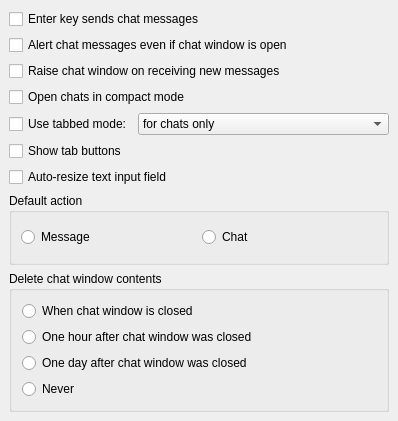
<ui version="4.0" >
 <class>OptChat</class>
 <widget class="QWidget" name="OptChat" >
  <property name="geometry" >
   <rect>
    <x>0</x>
    <y>0</y>
    <width>346</width>
    <height>421</height>
   </rect>
  </property>
  <property name="windowTitle" >
   <string>OptChatUI</string>
  </property>
  <layout class="QVBoxLayout" >
   <property name="margin" >
    <number>9</number>
   </property>
   <property name="spacing" >
    <number>6</number>
   </property>
   <item>
    <widget class="QCheckBox" name="ck_chatSoftReturn" >
     <property name="text" >
      <string>Enter key sends chat messages</string>
     </property>
    </widget>
   </item>
   <item>
    <widget class="QCheckBox" name="ck_alertOpenChats" >
     <property name="text" >
      <string>Alert chat messages even if chat window is open</string>
     </property>
    </widget>
   </item>
   <item>
    <widget class="QCheckBox" name="ck_raiseChatWindow" >
     <property name="text" >
      <string>Raise chat window on receiving new messages</string>
     </property>
    </widget>
   </item>
   <item>
    <widget class="QCheckBox" name="ck_smallChats" >
     <property name="text" >
      <string>Open chats in compact mode</string>
     </property>
    </widget>
   </item>
   <item>
    <layout class="QHBoxLayout" >
     <property name="margin" >
      <number>0</number>
     </property>
     <property name="spacing" >
      <number>6</number>
     </property>
     <item>
      <widget class="QCheckBox" name="ck_tabChats" >
       <property name="sizePolicy" >
        <sizepolicy>
         <hsizetype>0</hsizetype>
         <vsizetype>0</vsizetype>
         <horstretch>0</horstretch>
         <verstretch>0</verstretch>
        </sizepolicy>
       </property>
       <property name="text" >
        <string>Use tabbed mode:</string>
       </property>
      </widget>
     </item>
     <item>
      <widget class="QComboBox" name="cb_tabGrouping" >
       <item>
        <property name="text" >
         <string>for chats only</string>
        </property>
       </item>
       <item>
        <property name="text" >
         <string>for mucs only</string>
        </property>
       </item>
       <item>
        <property name="text" >
         <string>for chats and mucs separately</string>
        </property>
       </item>
       <item>
        <property name="text" >
         <string>for mucs and chats in one window</string>
        </property>
       </item>
	   <item>
		<property name="text" >
		 <string>for mucs, chats and roster in one window</string>
		</property>
	   </item>
       <item>
        <property name="text" >
         <string>[customized]</string>
        </property>
       </item>
      </widget>
     </item>
     <item>
      <spacer>
       <property name="orientation" >
        <enum>Qt::Horizontal</enum>
       </property>
       <property name="sizeHint" >
        <size>
         <width>0</width>
         <height>0</height>
        </size>
       </property>
      </spacer>
     </item>
    </layout>
   </item>
   <item>
    <widget class="QCheckBox" name="ck_showTabButtons" >
     <property name="text" >
      <string>Show tab buttons</string>
     </property>
    </widget>
   </item>
   <item>
    <widget class="QCheckBox" name="ck_autoResize" >
     <property name="text" >
      <string>Auto-resize text input field</string>
     </property>
    </widget>
   </item>
   <item>
    <widget class="QGroupBox" name="groupBox18" >
     <property name="title" >
      <string>Default action</string>
     </property>
     <layout class="QHBoxLayout" >
      <property name="margin" >
       <number>9</number>
      </property>
      <property name="spacing" >
       <number>6</number>
      </property>
      <item>
       <widget class="QRadioButton" name="rb_defActMsg" >
        <property name="text" >
         <string>Message</string>
        </property>
       </widget>
      </item>
      <item>
       <widget class="QRadioButton" name="rb_defActChat" >
        <property name="text" >
         <string>Chat</string>
        </property>
       </widget>
      </item>
     </layout>
    </widget>
   </item>
   <item>
    <widget class="QGroupBox" name="groupBox17" >
     <property name="title" >
      <string>Delete chat window contents</string>
     </property>
     <layout class="QVBoxLayout" >
      <property name="margin" >
       <number>10</number>
      </property>
      <property name="spacing" >
       <number>6</number>
      </property>
      <item>
       <widget class="QRadioButton" name="rb_delChatsClose" >
        <property name="text" >
         <string>When chat window is closed</string>
        </property>
       </widget>
      </item>
      <item>
       <widget class="QRadioButton" name="rb_delChatsHour" >
        <property name="text" >
         <string>One hour after chat window was closed</string>
        </property>
       </widget>
      </item>
      <item>
       <widget class="QRadioButton" name="rb_delChatsDay" >
        <property name="text" >
         <string>One day after chat window was closed</string>
        </property>
       </widget>
      </item>
      <item>
       <widget class="QRadioButton" name="rb_delChatsNever" >
        <property name="text" >
         <string>Never</string>
        </property>
       </widget>
      </item>
     </layout>
    </widget>
   </item>
  </layout>
 </widget>
 <layoutdefault spacing="6" margin="11" />
 <pixmapfunction>qPixmapFromMimeSource</pixmapfunction>
 <resources/>
</ui>
